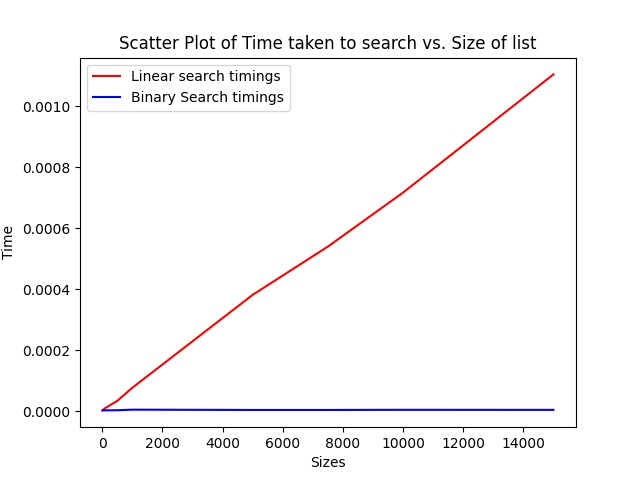

Write Python code to recreate this figure.
import random
import matplotlib.pyplot as plt
from abc import ABC, abstractmethod
import time

class Search(ABC):
    """Abstract base class for searching."""

    def __init__(self, items):
        self._items = items

    @abstractmethod
    def _search(self, search_for):
        """Returns the index of the 'search_for' element contained
        in the _items property.
        
        Args:
            search_for: The element we are looking for in the list.
        
        Returns:
            int: Index of the 'search_for' element or -1 if not found.
        """
        pass

    def get_items(self):
        return self._items

    def _time(self, search_for):
        self.time = 0
        return self.time


class LinSearch(Search):
    def _search(self, search_for):
        items = self.get_items()
        for i in range(len(items)):
            if items[i] == search_for:
                return i
        return -1

    def _time(self, search_for):
        start_time = time.time()
        lin_s = self._search(search_for)
        end_time = time.time()
        self.time = end_time - start_time
        return self.time


class BinSearch(Search):
    def _search(self, search_for):
        items = self.get_items()
        l = 0
        r = len(items) - 1
        while l <= r:
            mid = (r + l) // 2
            if items[mid] == search_for:
                return mid
            elif items[mid] < search_for:
                l = mid + 1
            else:
                r = mid - 1
        return -1

    def _time(self, search_for):
        start_time = time.time()
        sorted_items = self._search(search_for)
        end_time = time.time()
        self.time = end_time - start_time
        return self.time


if __name__ == '__main__':
  # Find the size vs time plots
  lin_t = []  # List to store the different amounts of time it took to do linear search (for different sizes)
  bin_t = []  # List to store the different amounts of time it took to do binary search (for different sizes)
  sizes = [10, 100, 500, 1000, 5000, 7500, 10000, 15000]  # Sizes for lists, up to 5000
  while True:  # Make sure the user gives the right input
      try:
          x = int(input('Enter a number to search for in the lists. If it is present, we will tell you the index at which it is found (starts at 0), else we will return -1.'))
          break
      except ValueError:
          print('Enter an integer input only!')

  for i in range(len(sizes)):
      # Creating random lists of the pre-defined sizes
      random_list = [random.randint(-1000, 1000) for j in range(sizes[i])]
      # Time taken for the searches with this particular random list
      lin = LinSearch(random_list)
      search_lin = lin._search(x)
      time_lin = lin._time(x)
      lin_t.append(time_lin)

      bin = BinSearch(sorted(random_list))
      search_bin = bin._search(x)
      time_bin = bin._time(x)
      bin_t.append(time_bin)

  # Plotting both in one graph to compare
  plt.plot(sizes, lin_t, color='red', label='Linear search timings')
  plt.plot(sizes, bin_t, color='blue', label='Binary Search timings')
  plt.xlabel('Sizes')
  plt.ylabel('Time')
  plt.title('Scatter Plot of Time taken to search vs. Size of list')
  plt.legend()

  # Save the plot to file (PNG format)
  plt.savefig('search_time.png')

  # Show the plot
  plt.show()